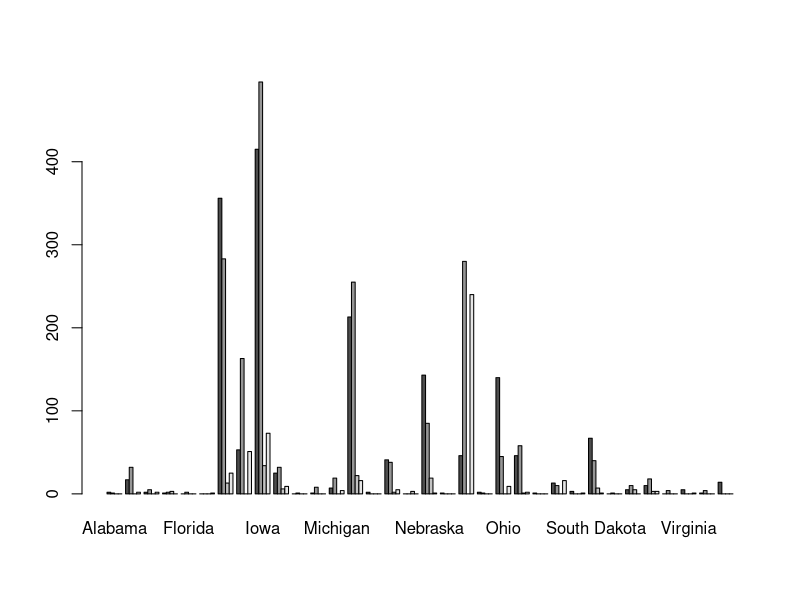
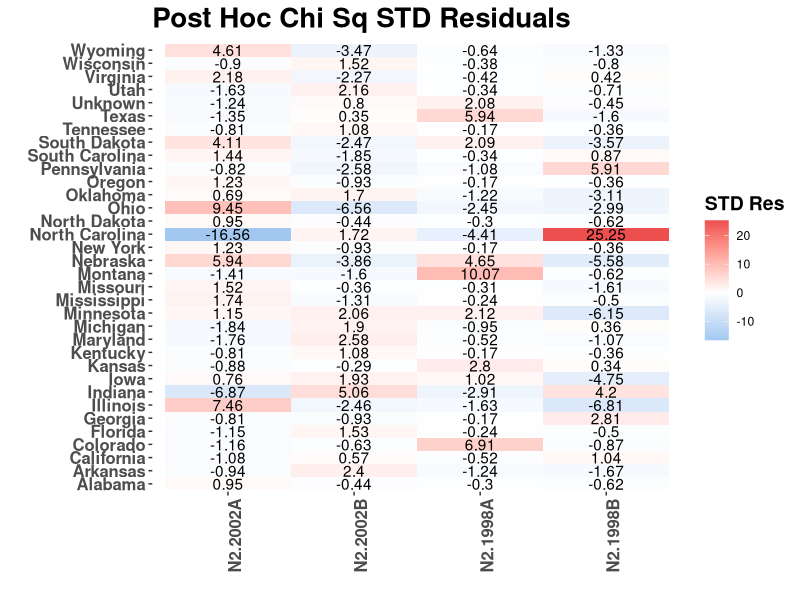
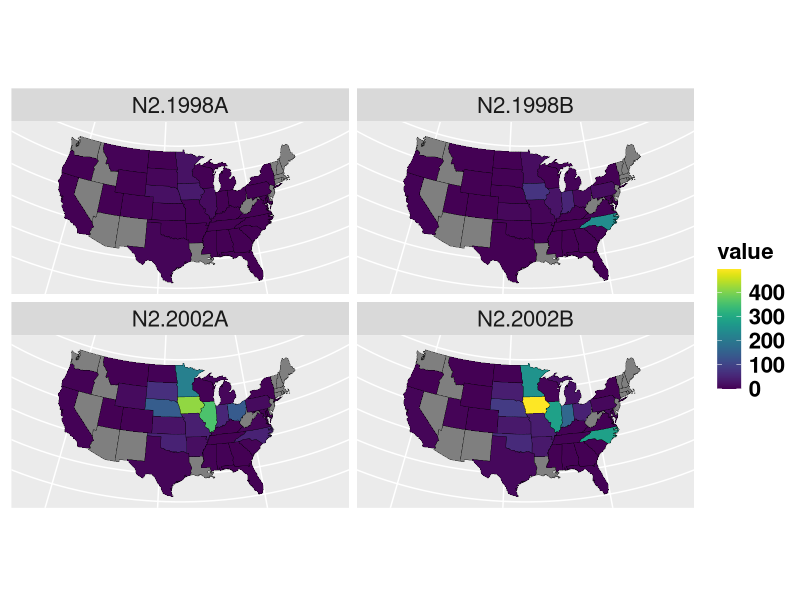
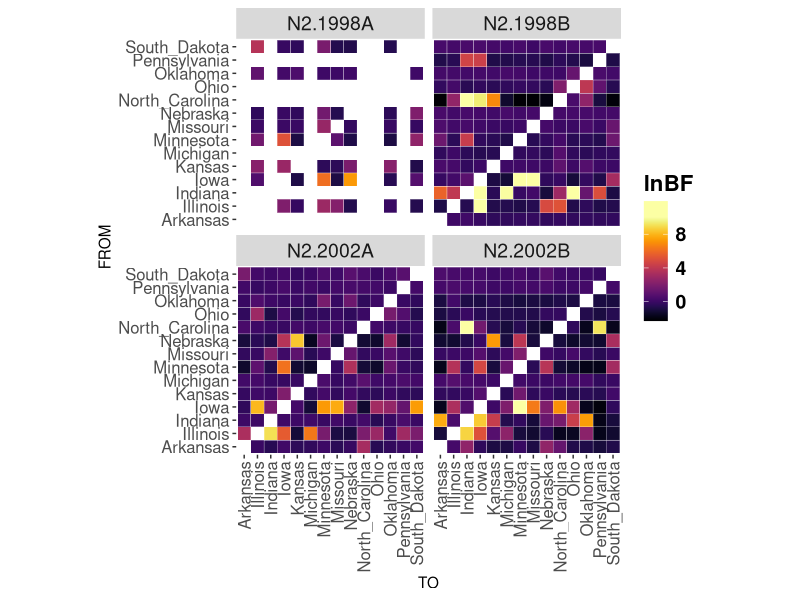
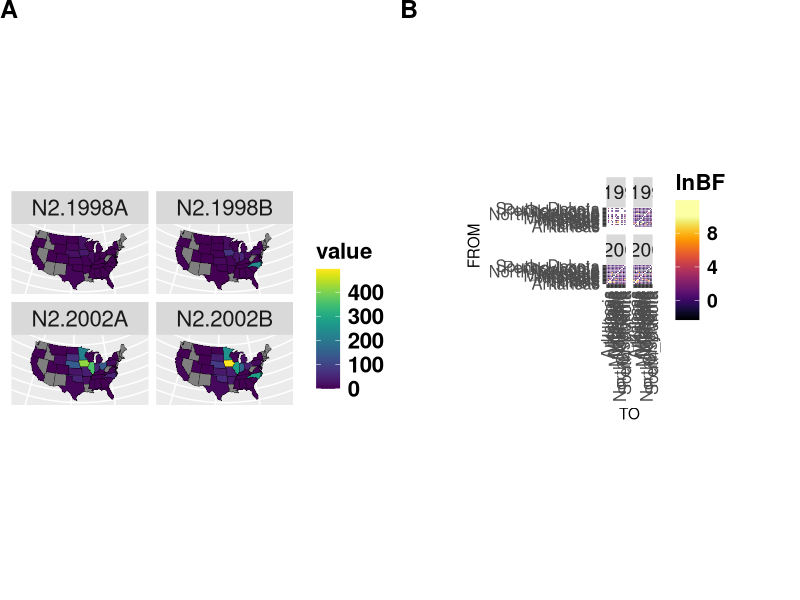
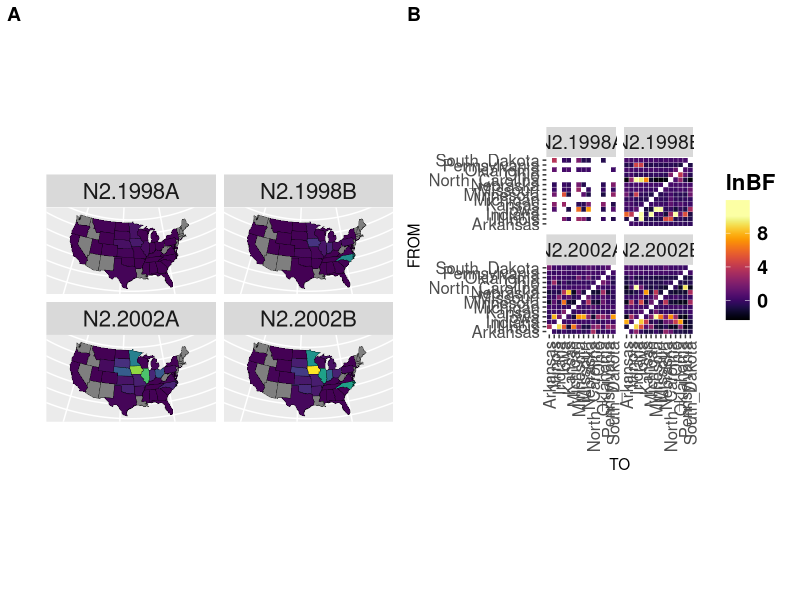
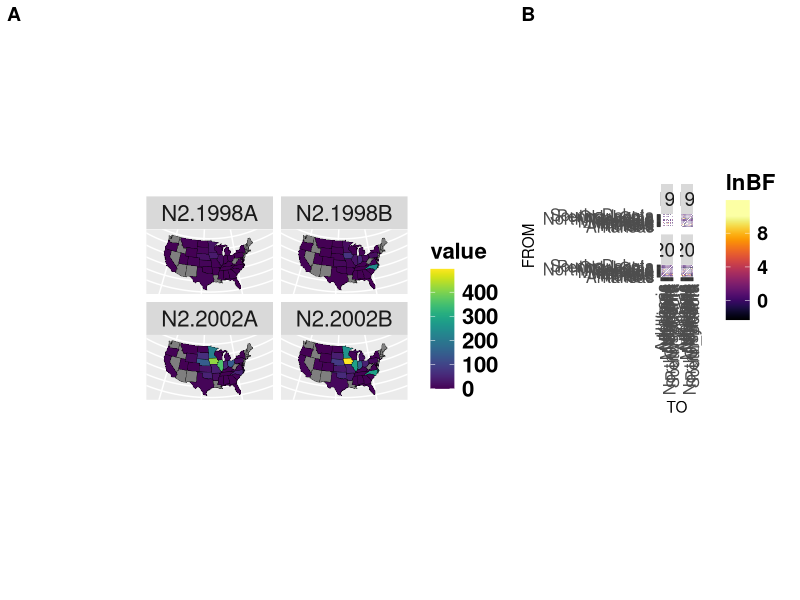

The R script that drew these images, in order:
library(reshape2)
library(maps)
library(ggplot2)
library(dplyr)
library(mapproj)
library(viridis)

###########
#LOAD DATA#
###########
allData <- read.csv("states_clades.csv")

#Reshape data
haState <- dcast(allData, state ~ HA_clade, value.var = "HA_clade")
rownames(haState) <- haState$state
haState <- subset(haState, select = -c(state))
#haState <- subset(haState, select = -c(pdmh1,gamma,delta_like,beta,cluster_ivf,cluster_ive,cluster_ivd,cluster_ivc))

#Reshape data
naState <- dcast(allData, state ~ NA_clade, value.var = "NA_clade")
rownames(naState) <- naState$state
keeps <- c("N2.2002A","N2.2002B","N2.1998A","N2.1998B")
naState <- subset(naState, select=keeps)

#plot
barplot(as.matrix(t(naState)),beside = TRUE)

##############################
#CHI SQUARE & Fischer's Exact#
##############################
(chi <- chisq.test(naState))
(fet <- fisher.test(naState, workspace = 2e+5, simulate.p.value = TRUE, B = 10000))
#both p-values are significant

##################
#POST HOC TESTING#
##################
#find standardized residuals 
#https://rpubs.com/melike/heatmapTable
naCo <- melt(t(chi$stdres))
naCo <- naCo[order(naCo$value),] #sort
ggplot(naCo, aes(Var1, Var2)) + # x and y axes => Var1 and Var2
  geom_tile(aes(fill = value)) + # background colours are mapped according to the value column
  geom_text(aes(fill = naCo$value, label = round(naCo$value, 2))) + # write the values
  scale_fill_gradient2(low = "#67adea", 
                       mid = "white", 
                       high = "#ed4e4e", 
                       midpoint = 0) +  # determine the colour
  theme(panel.grid.major.x=element_blank(), #no gridlines
        panel.grid.minor.x=element_blank(), 
        panel.grid.major.y=element_blank(), 
        panel.grid.minor.y=element_blank(),
        panel.background=element_rect(fill="white"), # background=white
        axis.text.x = element_text(angle=90, hjust = 1,vjust=1,size = 12,face = "bold"),
        plot.title = element_text(size=20,face="bold"),
        legend.title=element_text(face="bold", size=14),
        axis.text.y = element_text(size = 12,face = "bold")) + 
  ggtitle("Post Hoc Chi Sq STD Residuals") + 
  scale_x_discrete(name="") +
  scale_y_discrete(name="") +
  labs(fill="STD Res")
#write.csv(chi$stdres,"stdres.csv")


##############
#PLOT NA MAPS#
##############
#http://socviz.co/maps.html
##ggplot
us_states <- map_data("state")

#Melt data into usable format
naState <- dcast(allData, state ~ NA_clade, value.var = "NA_clade")
naState = naState[,c(1,4,5,7,8)]
rownames(naState) <- naState$state
naState <- melt(naState)
naState$region <- tolower(naState$state)
us_states <- map_data("state")
us_states_na <- left_join(us_states, naState)
#us_states_na$value[is.na(us_states_na$value)] <- 0

# ==== Jennifer (this is a hack, probably should fix this somewhere earlier)
st_na<-subset(us_states_na, is.na(variable)) # hope NAs are the same across all N2's :P
for(s in c("N2.2002A","N2.2002B","N2.1998A","N2.1998B")){        # add NAs states for each group
  print(s)
  st_na$variable=s
  us_states_na=rbind(us_states_na,st_na)
}
us_states_na=subset(us_states_na, !is.na(variable)) # Remove the NAs
# ==== End Hack


#Plot geographies
(plot1 <- ggplot(data = us_states_na, aes(x = long, y = lat, group = group, fill = value)) + 
  geom_polygon(color = "black", size = 0.1) +
  coord_map(projection = "albers", lat0 = 39, lat1 = 45) +
  #scale_fill_gradient(low = "#EEEEEE", high = "#CB454A") +
  scale_fill_viridis(option="viridis") +
  #labs(title = "N2 detection by state") +
  theme(axis.title.x=element_blank(),
    strip.text.x = element_text(size = 16),
    axis.text.x=element_blank(),
    axis.ticks.x=element_blank(),
    axis.title.y=element_blank(),
    axis.text.y=element_blank(),
    axis.ticks.y=element_blank(),
    plot.title = element_text(size=20,face="bold"),
    legend.title=element_text(face="bold", size=16),
    legend.text=element_text(face="bold", size=16))+
facet_wrap(~variable, ncol = 2)
)

#Load data
bf98A <- read.csv("98A.txt", sep="\t")
bf98B <- read.csv("98B.txt", sep="\t")
bf02A <- read.csv("02A.txt", sep="\t")
bf02B <- read.csv("02B.txt", sep="\t")
bf98A$logBF = log(bf98A$BAYES_FACTOR)
bf98B$logBF = log(bf98B$BAYES_FACTOR)
bf02A$logBF = log(bf02A$BAYES_FACTOR)
bf02B$logBF = log(bf02B$BAYES_FACTOR)

#Plot ln(BF)
bf98A$N2 = "N2.1998A"
bf98B$N2 = "N2.1998B"
bf02A$N2 = "N2.2002A"
bf02B$N2 = "N2.2002B"
allbf = rbind(bf98A,bf98B,bf02A,bf02B)

#Presort
allbf <- allbf[with(allbf, order(allbf$FROM, allbf$TO)),]

#Eliminate some data
allbf <- allbf[!(allbf$FROM == "Colorado"),]
allbf <- allbf[!(allbf$FROM == "Maryland"),]
allbf <- allbf[!(allbf$FROM == "Wyoming"),]
allbf <- allbf[!(allbf$FROM == "Mississippi"),]
allbf <- allbf[!(allbf$FROM == "Alabama"),]
allbf <- allbf[!(allbf$FROM == "Virginia"),]
allbf <- allbf[!(allbf$FROM == "South_Carolina"),]
allbf <- allbf[!(allbf$FROM == "Georgia"),]
allbf <- allbf[!(allbf$FROM == "California"),]
allbf <- allbf[!(allbf$FROM == "Texas"),]
allbf <- allbf[!(allbf$FROM == "Montana"),]
allbf <- allbf[!(allbf$TO == "Colorado"),]
allbf <- allbf[!(allbf$TO == "Maryland"),]
allbf <- allbf[!(allbf$TO == "Wyoming"),]
allbf <- allbf[!(allbf$TO == "Mississippi"),]
allbf <- allbf[!(allbf$TO == "Alabama"),]
allbf <- allbf[!(allbf$TO == "Virginia"),]
allbf <- allbf[!(allbf$TO == "South_Carolina"),]
allbf <- allbf[!(allbf$TO == "Georgia"),]
allbf <- allbf[!(allbf$TO == "California"),]
allbf <- allbf[!(allbf$TO == "Texas"),]
allbf <- allbf[!(allbf$TO == "Montana"),]

#Plot
(plot2 <- ggplot(data = allbf, aes(x=TO, y=FROM, fill=logBF)) + 
  geom_tile(color="white") + 
  coord_equal() +
  scale_fill_viridis(option="inferno",
                     name = "lnBF",
                     #Rescale to account BF between 0 and 10
                     rescaler = function(x, to = c(0, 1), from = NULL) {
                       ifelse(x<10, 
                              scales::rescale(x,
                                              to = to,
                                              from = c(min(x, na.rm = TRUE), 10)),
                              1)
                     }
  ) +
  #scale_fill_gradientn(colors = viridis_pal(option="inferno")(9), limits=c(-5, 10), na.value = "#FDE725FF") +
  #ggtitle("Ln Bayes Factor of N2 Location Transmission") + 
  theme(axis.text.x = element_text(angle = 90, hjust = 1, size=12,vjust=0.5),
        panel.background = element_blank(),
        #axis.title.x=element_blank(),
        strip.text.x = element_text(size = 14),
        #axis.ticks.x=element_blank(),
        #axis.title.y=element_blank(),
        axis.text.y=element_text(size = 12),
        #axis.ticks.y=element_blank(),
        plot.title = element_text(size=24,face="bold"),
        legend.title=element_text(face="bold", size=16),
        legend.text=element_text(face="bold", size = 14)) +
  facet_wrap(~N2,nrow = 2)
)

#Plot together as A, B
library(cowplot)
plot_grid(plot1, plot2, labels = "AUTO", label_size = 18, nrow = 1, hjust = 0, vjust = 1,scale = c(1.0, 0.7)) #Figure 5
 plot_grid(plot1, plot2, labels = "AUTO", align = 'v', scale = c(1.5, 1.0))
plot_grid(plot1, plot2, labels = "AUTO", align = 'v', rel_widths = c(1.8,1))

#mixplot <- plot_grid(plot1, plot2, labels = "AUTO", label_size = 18)
#title <- ggdraw() + draw_label("Effective population size over time", fontface='bold', size = 20)
#plot_grid(mixplot, ncol=1, rel_heights=c(0.1, 1))
